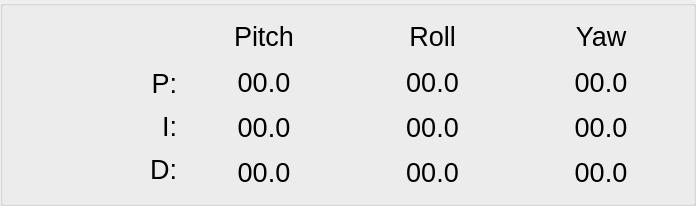
     <widget class="QGroupBox" name="groupBox">
      <property name="geometry">
       <rect>
        <x>15</x>
        <y>305</y>
        <width>696</width>
        <height>206</height>
       </rect>
      </property>
      <layout class="QGridLayout" name="gridLayout_3">
       <item row="0" column="1">
        <widget class="QLabel" name="label_27">
         <property name="font">
          <font>
           <pointsize>20</pointsize>
          </font>
         </property>
         <property name="text">
          <string>Pitch</string>
         </property>
         <property name="alignment">
          <set>Qt::AlignCenter</set>
         </property>
        </widget>
       </item>
       <item row="0" column="2">
        <widget class="QLabel" name="label_28">
         <property name="font">
          <font>
           <pointsize>20</pointsize>
          </font>
         </property>
         <property name="text">
          <string>Roll</string>
         </property>
         <property name="alignment">
          <set>Qt::AlignCenter</set>
         </property>
        </widget>
       </item>
       <item row="0" column="3">
        <widget class="QLabel" name="label_29">
         <property name="font">
          <font>
           <pointsize>20</pointsize>
          </font>
         </property>
         <property name="text">
          <string>Yaw</string>
         </property>
         <property name="alignment">
          <set>Qt::AlignCenter</set>
         </property>
        </widget>
       </item>
       <item row="1" column="0" rowspan="3">
        <widget class="QLabel" name="label_26">
         <property name="sizePolicy">
          <sizepolicy hsizetype="Minimum" vsizetype="Preferred">
           <horstretch>0</horstretch>
           <verstretch>0</verstretch>
          </sizepolicy>
         </property>
         <property name="font">
          <font>
           <pointsize>20</pointsize>
          </font>
         </property>
         <property name="autoFillBackground">
          <bool>false</bool>
         </property>
         <property name="frameShape">
          <enum>QFrame::NoFrame</enum>
         </property>
         <property name="text">
          <string notr="true">&lt;html&gt;&lt;head/&gt;&lt;body&gt;&lt;p align=&quot;right&quot;&gt;P:&lt;/p&gt;&lt;p align=&quot;right&quot;&gt;I:&lt;/p&gt;&lt;p align=&quot;right&quot;&gt;D:&lt;/p&gt;&lt;/body&gt;&lt;/html&gt;</string>
         </property>
         <property name="scaledContents">
          <bool>true</bool>
         </property>
         <property name="alignment">
          <set>Qt::AlignRight|Qt::AlignTrailing|Qt::AlignVCenter</set>
         </property>
        </widget>
       </item>
       <item row="1" column="1">
        <widget class="QLabel" name="p_p">
         <property name="sizePolicy">
          <sizepolicy hsizetype="Preferred" vsizetype="Preferred">
           <horstretch>0</horstretch>
           <verstretch>0</verstretch>
          </sizepolicy>
         </property>
         <property name="font">
          <font>
           <pointsize>20</pointsize>
          </font>
         </property>
         <property name="autoFillBackground">
          <bool>false</bool>
         </property>
         <property name="frameShape">
          <enum>QFrame::NoFrame</enum>
         </property>
         <property name="text">
          <string notr="true">00.0</string>
         </property>
         <property name="scaledContents">
          <bool>true</bool>
         </property>
         <property name="alignment">
          <set>Qt::AlignCenter</set>
         </property>
        </widget>
       </item>
       <item row="1" column="2">
        <widget class="QLabel" name="r_p">
         <property name="sizePolicy">
          <sizepolicy hsizetype="Preferred" vsizetype="Preferred">
           <horstretch>0</horstretch>
           <verstretch>0</verstretch>
          </sizepolicy>
         </property>
         <property name="font">
          <font>
           <pointsize>20</pointsize>
          </font>
         </property>
         <property name="autoFillBackground">
          <bool>false</bool>
         </property>
         <property name="frameShape">
          <enum>QFrame::NoFrame</enum>
         </property>
         <property name="text">
          <string notr="true">00.0</string>
         </property>
         <property name="scaledContents">
          <bool>true</bool>
         </property>
         <property name="alignment">
          <set>Qt::AlignCenter</set>
         </property>
        </widget>
       </item>
       <item row="1" column="3">
        <widget class="QLabel" name="y_p">
         <property name="sizePolicy">
          <sizepolicy hsizetype="Preferred" vsizetype="Preferred">
           <horstretch>0</horstretch>
           <verstretch>0</verstretch>
          </sizepolicy>
         </property>
         <property name="font">
          <font>
           <pointsize>20</pointsize>
          </font>
         </property>
         <property name="autoFillBackground">
          <bool>false</bool>
         </property>
         <property name="frameShape">
          <enum>QFrame::NoFrame</enum>
         </property>
         <property name="text">
          <string notr="true">00.0</string>
         </property>
         <property name="scaledContents">
          <bool>true</bool>
         </property>
         <property name="alignment">
          <set>Qt::AlignCenter</set>
         </property>
        </widget>
       </item>
       <item row="2" column="1">
        <widget class="QLabel" name="p_i">
         <property name="sizePolicy">
          <sizepolicy hsizetype="Preferred" vsizetype="Preferred">
           <horstretch>0</horstretch>
           <verstretch>0</verstretch>
          </sizepolicy>
         </property>
         <property name="font">
          <font>
           <pointsize>20</pointsize>
          </font>
         </property>
         <property name="autoFillBackground">
          <bool>false</bool>
         </property>
         <property name="frameShape">
          <enum>QFrame::NoFrame</enum>
         </property>
         <property name="text">
          <string notr="true">00.0</string>
         </property>
         <property name="scaledContents">
          <bool>true</bool>
         </property>
         <property name="alignment">
          <set>Qt::AlignCenter</set>
         </property>
        </widget>
       </item>
       <item row="2" column="2">
        <widget class="QLabel" name="r_i">
         <property name="sizePolicy">
          <sizepolicy hsizetype="Preferred" vsizetype="Preferred">
           <horstretch>0</horstretch>
           <verstretch>0</verstretch>
          </sizepolicy>
         </property>
         <property name="font">
          <font>
           <pointsize>20</pointsize>
          </font>
         </property>
         <property name="autoFillBackground">
          <bool>false</bool>
         </property>
         <property name="frameShape">
          <enum>QFrame::NoFrame</enum>
         </property>
         <property name="text">
          <string notr="true">00.0</string>
         </property>
         <property name="scaledContents">
          <bool>true</bool>
         </property>
         <property name="alignment">
          <set>Qt::AlignCenter</set>
         </property>
        </widget>
       </item>
       <item row="2" column="3">
        <widget class="QLabel" name="y_i">
         <property name="sizePolicy">
          <sizepolicy hsizetype="Preferred" vsizetype="Preferred">
           <horstretch>0</horstretch>
           <verstretch>0</verstretch>
          </sizepolicy>
         </property>
         <property name="font">
          <font>
           <pointsize>20</pointsize>
          </font>
         </property>
         <property name="autoFillBackground">
          <bool>false</bool>
         </property>
         <property name="frameShape">
          <enum>QFrame::NoFrame</enum>
         </property>
         <property name="text">
          <string notr="true">00.0</string>
         </property>
         <property name="scaledContents">
          <bool>true</bool>
         </property>
         <property name="alignment">
          <set>Qt::AlignCenter</set>
         </property>
        </widget>
       </item>
       <item row="3" column="1">
        <widget class="QLabel" name="p_d">
         <property name="sizePolicy">
          <sizepolicy hsizetype="Preferred" vsizetype="Preferred">
           <horstretch>0</horstretch>
           <verstretch>0</verstretch>
          </sizepolicy>
         </property>
         <property name="font">
          <font>
           <pointsize>20</pointsize>
          </font>
         </property>
         <property name="autoFillBackground">
          <bool>false</bool>
         </property>
         <property name="frameShape">
          <enum>QFrame::NoFrame</enum>
         </property>
         <property name="text">
          <string notr="true">00.0</string>
         </property>
         <property name="scaledContents">
          <bool>true</bool>
         </property>
         <property name="alignment">
          <set>Qt::AlignCenter</set>
         </property>
        </widget>
       </item>
       <item row="3" column="2">
        <widget class="QLabel" name="r_d">
         <property name="sizePolicy">
          <sizepolicy hsizetype="Preferred" vsizetype="Preferred">
           <horstretch>0</horstretch>
           <verstretch>0</verstretch>
          </sizepolicy>
         </property>
         <property name="font">
          <font>
           <pointsize>20</pointsize>
          </font>
         </property>
         <property name="autoFillBackground">
          <bool>false</bool>
         </property>
         <property name="frameShape">
          <enum>QFrame::NoFrame</enum>
         </property>
         <property name="text">
          <string notr="true">00.0</string>
         </property>
         <property name="scaledContents">
          <bool>true</bool>
         </property>
         <property name="alignment">
          <set>Qt::AlignCenter</set>
         </property>
        </widget>
       </item>
       <item row="3" column="3">
        <widget class="QLabel" name="y_d">
         <property name="sizePolicy">
          <sizepolicy hsizetype="Preferred" vsizetype="Preferred">
           <horstretch>0</horstretch>
           <verstretch>0</verstretch>
          </sizepolicy>
         </property>
         <property name="font">
          <font>
           <pointsize>20</pointsize>
          </font>
         </property>
         <property name="autoFillBackground">
          <bool>false</bool>
         </property>
         <property name="frameShape">
          <enum>QFrame::NoFrame</enum>
         </property>
         <property name="text">
          <string notr="true">00.0</string>
         </property>
         <property name="scaledContents">
          <bool>true</bool>
         </property>
         <property name="alignment">
          <set>Qt::AlignCenter</set>
         </property>
        </widget>
       </item>
      </layout>
     </widget>
